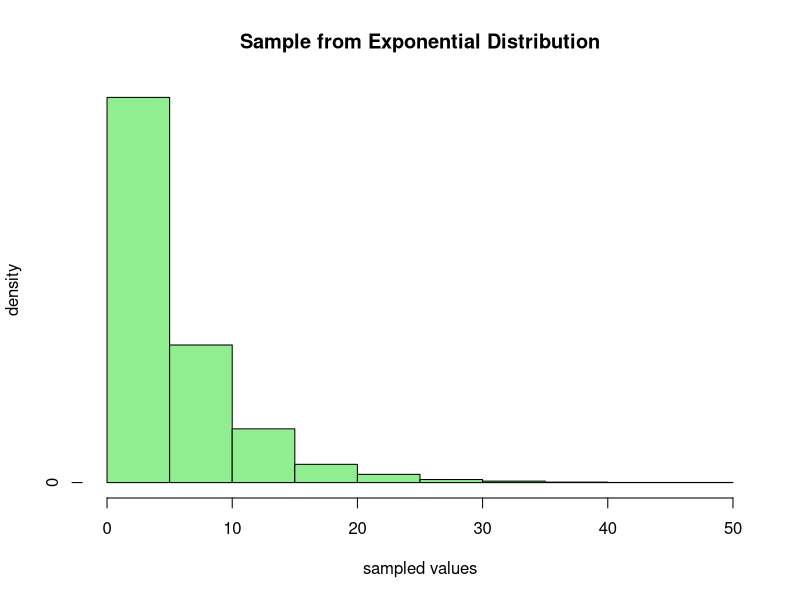
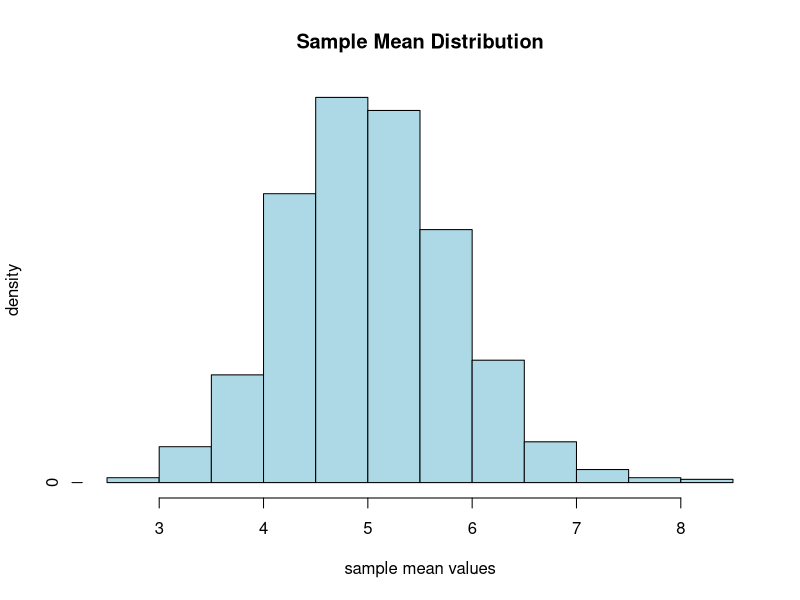

Source code (R) for these figures, in order:
### Ex. 4
set.seed(1)

# generate a population of 5000 from exponential distribution with theta = 5
n <- 5000
theta <- 5
population <- rexp(n, rate = 1/theta)

# graph the population distribution
pop.hist <- hist(population, plot = FALSE)
pop.hist$counts <- pop.hist$counts/sum(pop.hist$counts)
plot(pop.hist, col = 'light green', main = 'Sample from Exponential Distribution', 
     xlab = 'sampled values', ylab = 'density')

mean.pop <- mean(population)
sd.pop <- sd(population)

# print mean and sd of population
print(sprintf("mean of sampled expopnetial values: %f, variance of sampled exponential values: %f", mean.pop, sd.pop^2))

# create blank vector
mean.sample <- c()

# take 1000 samples of size 40 from the populaiton and find their sample mean, add sample mean to mean.sample
for (i in 1:1000) {
  xbar.sample <- sample(population, 40)
  mean.sample <- c(mean.sample, mean(xbar.sample))
}

# graph the sample mean distribution, calculate mean and sd of sample means
xbar.hist <- hist(mean.sample, plot = FALSE)
xbar.hist$counts <- xbar.hist$counts/sum(xbar.hist$counts)
plot(xbar.hist, col = 'light blue', main = 'Sample Mean Distribution', 
     xlab = 'sample mean values', ylab = 'density')

mean.xbar <- mean(mean.sample)
sd.xbar <- sd(mean.sample)

# print mean and sd of samples
print(sprintf("mean of sample means: %f, variance of sample means: %f", mean.xbar, sd.xbar^2))